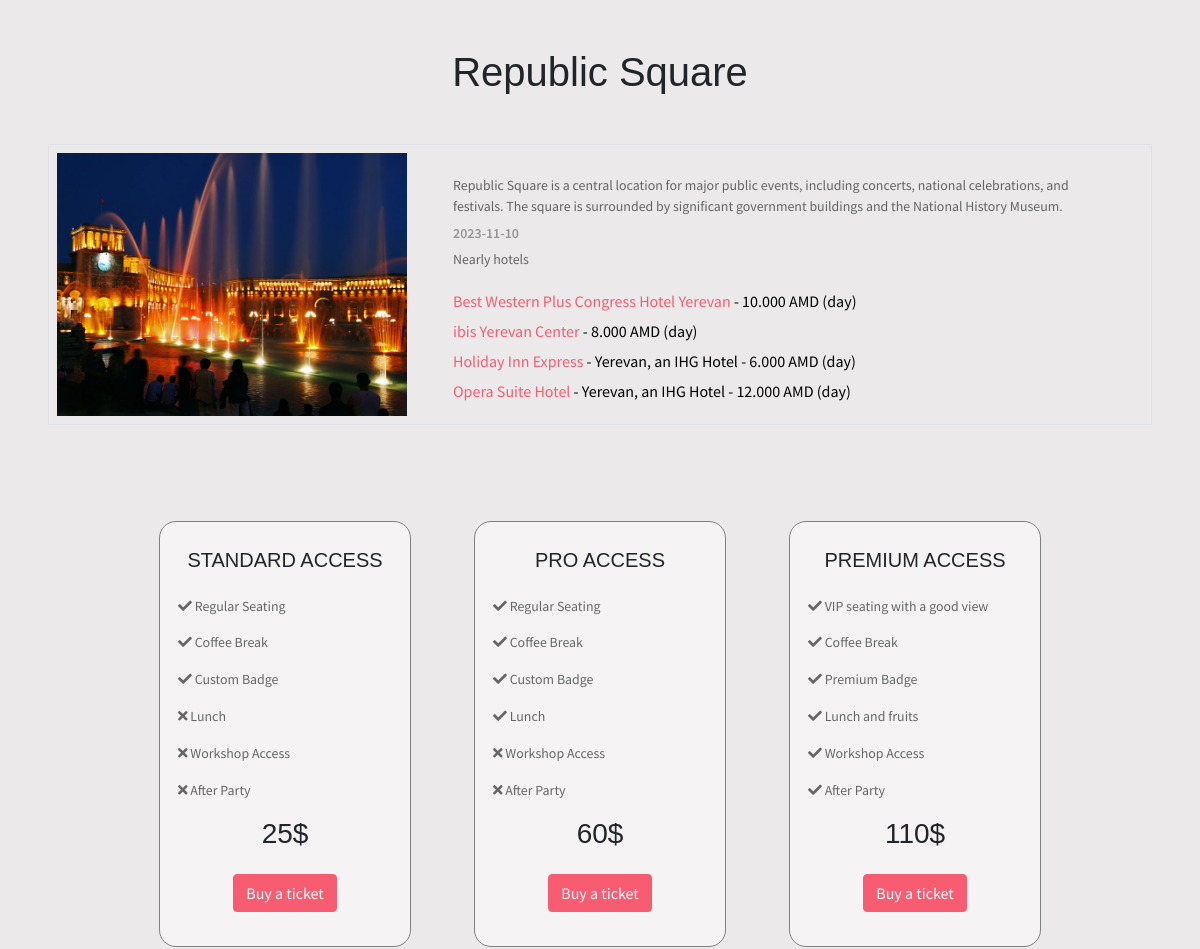
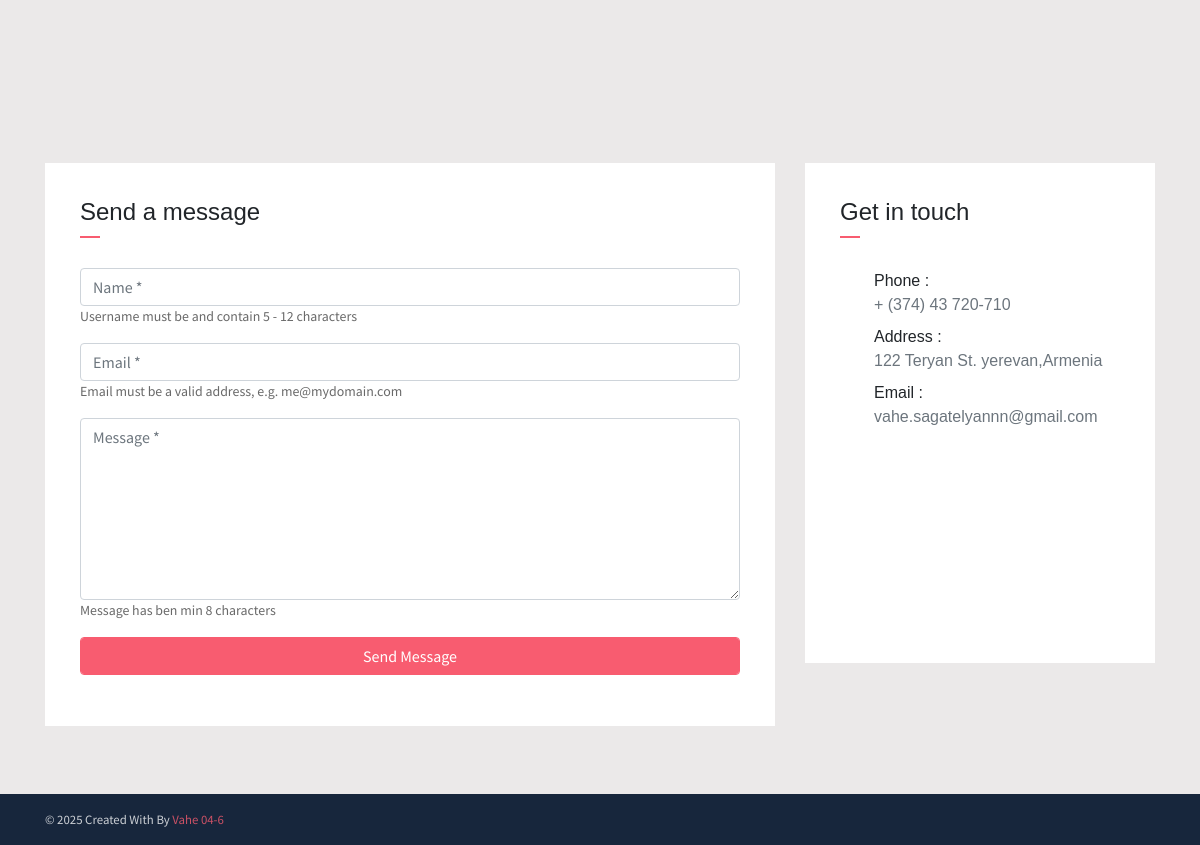
Page /news_info.php?id=7 on the committed database (2 pictures, top to bottom).
### tables this page shows
CREATE TABLE `news` (
  `id` int(11) NOT NULL,
  `header` varchar(255) NOT NULL,
  `date` date NOT NULL,
  `text1` text NOT NULL,
  `img` varchar(255) NOT NULL
);

### news_info.php (the view, shortened to what this page needs)
<!DOCTYPE html>
<html>
<head>
    <link rel="stylesheet" type="text/css" href="css/bootstrap.min.css">
    <link rel="stylesheet" type="text/css" href="icon/all.min.css">
  <link rel="stylesheet" type="text/css" href="assets/css/johndoe.css">
    <link rel="stylesheet" type="text/css" href="assets/css/info.css">
</head>
<body>
     <div class="container-fluid p-5 m-auto mt-5">
    <?php
        $id=$_GET['id'];
        include "dbcconn.php";
    $query="SELECT * FROM `news` WHERE `id` ='$id' ";
    $sql=mysqli_query($conn,$query);
    while ($pr=mysqli_fetch_assoc($sql)){
        $kku=<<<kku
        <center class="mb-4"><h1>$pr[header]</h1></center> <br>
            <div class="col-lg-12 col-sm-12 col-12 border p-2">
                <div class="d-flex">
                    <div class="img_con">
                        <img src="assets/news/$pr[img]" width="350px" class="img">
                    </div>
                    <div class="text_con">
                            <p>$pr[text1]</p>
                            <p class="date">$pr[date]</p>
                            <p>Nearly hotels</p>
                            <a href="https://www.booking.com/hotel/am/best-western-congress.en-gb.html?aid=356980&label=gog235jc-1DCAsoB0IVYmVzdC13ZXN0ZXJuLWNvbmdyZXNzSDNYA2gHiAEBmAEJuAEXyAEM2AED6AEBiAIBqAIDuALagPiyBsACAdICJDAyOTI2NTM1LTFlNDYtNDdjYS04OTc2LWI4YjY1NWFkM2YwYdgCBOACAQ&sid=5aea54e2a663487273e155f73f5fb48a&dist=0&keep_landing=1&sb_price_type=total&type=total&" class="hotels_href">Best Western Plus Congress Hotel Yerevan <span class="href_span"> - 10.000 AMD (day)</span></a>
                            <a href="https://www.booking.com/hotel/am/ibis-yerevan-center.ru.html" class="hotels_href">ibis Yerevan Center <span class="href_span">- 8.000 AMD (day)</span></a>
                            <a href="https://www.booking.com/hotel/am/holiday-inn-express-yerevan.ru.html" class="hotels_href">Holiday Inn Express <span class="href_span"> - Yerevan, an IHG Hotel - 6.000 AMD (day)</span></a>
                            <a href="https://www.booking.com/searchresults.ru.html?aid=315714&label=opera-suite-yqyg4Afn0I6xubTfqiKVOAS391725298942%3Apl%3Ata%3Ap1%3Ap2%3Aac%3Aap%3Aneg%3Afi%3Atikwd-12812370721%3Alp9070059%3Ali%3Adec%3Adm%3Appccp%3DUmFuZG9tSVYkc2RlIyh9YSz9NH8e0pLL8P74Y74XBIs&gclid=Cj0KCQjw0_WyBhDMARIsAL1Vz8uyCEGfi4iNByyLqR-nOdsWOIjpAFjrkfC5L2UX6W77OeVymmGH6dUaAu7QEALw_wcB&highlighted_hotels=1348505&redirected=1&city=-2325645&hlrd=no_dates&source=hotel&expand_sb=1&keep_landing=1&sid=5aea54e2a663487273e155f73f5fb48a" class="hotels_href">Opera Suite Hotel <span class="href_span"> - Yerevan, an IHG Hotel - 12.000 AMD (day)</span></a>
                    </div>
                </div>
            </div>
kku;
        echo $kku;
}
     ?>
        <div class="tickets_buy col-lg-12 col-sm-8 col-md-12 col-12 p-5 mt-5 d-flex">
            <div class="econom payment">
                <center class="mb-4 mt-2"><h5>STANDARD ACCESS</h5></center>
                <p><i class="fa-solid fa-check"></i>  Regular Seating</p>
                <p><i class="fa-solid fa-check"></i>  Coffee Break</p>
                <p><i class="fa-solid fa-check"></i>  Custom Badge</p>
                <div class="text_dark">
                    <p><i class="fa-solid fa-xmark"></i>  Lunch</p>
                    <p><i class="fa-solid fa-xmark"></i>  Workshop Access</p>
                    <p><i class="fa-solid fa-xmark"></i>  After Party</p>
                </div>
                    <center><h3>25$</h3></center>
                <center><button class="btn btn-danger mt-3 mb-3 ticket_btn"  data-toggle="modal" data-target="#myModal1" data-btn='econom'>Buy a ticket</button></center>
            </div>
            <div class="classic payment">
                <center class="mb-4 mt-2"><h5>PRO ACCESS</h5></center>
                <p><i class="fa-solid fa-check regular_xang"></i>  Regular Seating</p>
                <p><i class="fa-solid fa-check"></i>  Coffee Break</p>
                <p><i class="fa-solid fa-check"></i>  Custom Badge</p>
                <p><i class="fa-solid fa-check"></i>  Lunch</p>
                <div class="text_dark">
                    <p><i class="fa-solid fa-xmark"></i>  Workshop Access</p>
                    <p><i class="fa-solid fa-xmark"></i>  After Party</p>
                </div>
                    <center><h3>60$</h3></center>
                <center><button class="btn btn-danger mt-3 mb-3 ticket_btn" data-btn='classic'  data-toggle="modal" data-target="#myModal2">Buy a ticket</button></center>
            </div>
            <div class="business payment">
                <center class="mb-4 mt-2"><h5>PREMIUM ACCESS</h5></center>
                <p><i class="fa-solid fa-check"></i>  VIP seating with a good view</p>
                <p><i class="fa-solid fa-check"></i>  Coffee Break</p>
                <p><i class="fa-solid fa-check"></i>  Premium Badge</p>
                <p><i class="fa-solid fa-check"></i>  Lunch and fruits</p>
                <p><i class="fa-solid fa-check"></i>  Workshop Access</p>
                <p><i class="fa-solid fa-check"></i>  After Party</p>
                <center><h3>110$</h3></center>
                <center><button class="btn btn-danger mt-3 mb-3 ticket_btn" data-btn='business' data-toggle="modal" data-target="#myModal3">Buy a ticket</button></center>
            </div>
        </div>
     </div>
<div class="section contact" id="contact">
        <div id="map" class="map"></div>
        <div class="container">
            <div class="row">
                <div class="col-lg-8">
                    <div class="contact-form-card">
                        <h4 class="contact-title">Send a message</h4>
                        <form action="contact.php">
                            <div class="form-group">
                                <input  class="form-control input_val name_inp" name="username" type="text" placeholder="Name *" required>
                                <p>Username must be and contain 5 - 12 characters</p>
                            </div>
                            <div class="form-group">
                                <input class="form-control input_val email_inp" name="email" type="email" placeholder="Email *" required>
                                <p>Email must be a valid address, e.g. me@mydomain.com</p>
                            </div>
                            <div class="form-group">
                                <textarea class="form-control input_val textar_inp" name="slug" id="" placeholder="Message *" rows="7" required></textarea>
                                <p>
        Message has ben min 8 characters
      </p>
                            </div>
                            <div class="form-group ">
                                <button type="submit" class="sub_btn1 form-control btn btn-primary" >Send Message</button>
                            </div>
                        </form>
                    </div>
                </div>
                <div class="col-lg-4">
                    <div class="contact-info-card">
                        <h4 class="contact-title">Get in touch</h4>
                        <div class="row mb-2">
                            <div class="col-1 pt-1 mr-1">
                            </div>
                            <div class="col-10 ">
                                <h6 class="d-inline">Phone : <br> <span class="text-muted">+ (374) 43 720-710</span></h6>
                            </div>
                        </div>
                        <div class="row mb-2">
                            <div class="col-1 pt-1 mr-1">
                            </div>
                            <div class="col-10">
                                <h6 class="d-inline">Address :<br> <span class="text-muted">122 Teryan St. yerevan,Armenia</span></h6>
                            </div>
                        </div>
                        <div class="row mb-2">
                            <div class="col-1 pt-1 mr-1">
                            </div>
                            <div class="col-10">
                                <h6 class="d-inline">Email :<br> <span class="text-muted">vahe.sagatelyannn@gmail.com</span></h6>
                            </div>
                        </div>
                        <ul class="social-icons pt-4">
                        </ul>
                    </div>
                </div>
            </div>
        </div>
    </div>
<footer class="footer py-3">
        <div class="container">
            <p class="small mb-0 text-light">
                &copy;  Created With  By <a href="facebook.com" target="_blank"><span class="text-danger" title="Bootstrap 4 Themes and Dashboards">Vahe 04-6</span></a>
            </p>
        </div>
    </footer>
</body>
</html>

### news_info.php (style rules this page uses)
body { background-color: #d1cece6e; }
.text_con { justify-content: space-between; margin-left: 46px; margin-top: 22px; padding-right: 50px; }
.date { line-height: 0px; color: grey; font-weight: 550; }
.tickets_buy { justify-content: space-evenly; }
.payment { width: 25%; border: solid 1px grey; border-radius: 17px; padding: 18px; transition: 1s; background-color: #f5f3f3; }
.text_dark { color: grey; }
.hotels_href { display: block; line-height: 30px; }
.href_span { color: black; text-decoration: none; }

### rows in the picture
news: header "Republic Square", img (picture), text1 "Republic Square is a central location for major public events, including concerts, national celebrations, and festivals. The square is surrounded by significant government buildings and the National History Museum.", date "2023-11-10"
